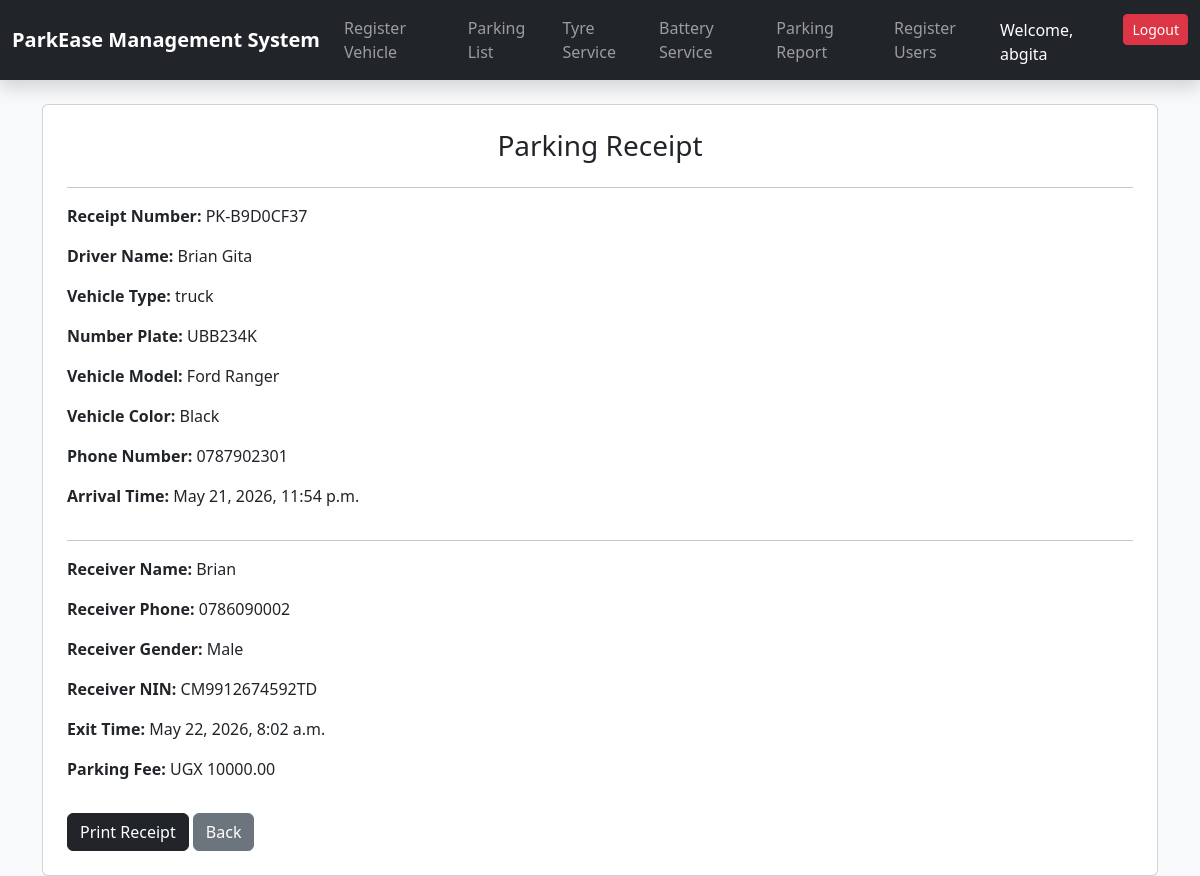
Screenshot of /receipt/2/ (signed in) with the database file from the repository.
### parking/models.py (models this page shows, shortened)
class Parking(models.Model):
    VEHICLE_TYPES = [
        ("truck", "Truck"),
        ("personal_car", "Personal Car"),
        ("taxi", "Taxi"),
        ("coaster", "Coaster"),
        ("boda_boda", "Boda-boda"),
    ]
    GENDER_CHOICES = [
        ("Male", "Male"),
        ("Female", "Female"),
    ]
    driver_name = models.CharField(max_length=100)
    vehicle_type = models.CharField(max_length=20, choices=VEHICLE_TYPES)
    number_plate = models.CharField(max_length=10)
    vehicle_model = models.CharField(max_length=100)
    vehicle_color = models.CharField(max_length=50)
    phone_number = models.CharField(max_length=15)
    nin_number = models.CharField(max_length=20, blank=True, null=True)
    arrival_time = models.DateTimeField(default=timezone.now)
    receipt_number = models.CharField(max_length=30, unique=True, blank=True)
    signed_out = models.BooleanField(default=False)
    receiver_name = models.CharField(max_length=100, blank=True, null=True)
    receiver_phone = models.CharField(max_length=15, blank=True, null=True)
    receiver_gender = models.CharField(max_length=10, choices=GENDER_CHOICES, blank=True, null=True)
    receiver_nin = models.CharField(max_length=20, blank=True, null=True)
    exit_time = models.DateTimeField(blank=True, null=True)
    parking_fee = models.DecimalField(max_digits=10, decimal_places=2, default=0)

### parking/views.py (the view)
# urls.py: path("receipt/<int:pk>/", views.parking_receipt, name="parking_receipt"),
@login_required
def parking_receipt(request, pk):
    parking = get_object_or_404(Parking, pk=pk)
    return render(request, "parking_receipt.html", {"parking": parking})

### parking/templates/parking_receipt.html (shortened to what this page needs)
{% extends "base.html" %}
{% block content %}
<div class="container mt-4">
    <div class="card p-4">
        <h3 class="text-center">Parking Receipt</h3>
        <hr>
        <p><strong>Receipt Number:</strong> {{ parking.receipt_number }}</p>
        <p><strong>Driver Name:</strong> {{ parking.driver_name }}</p>
        <p><strong>Vehicle Type:</strong> {{ parking.vehicle_type }}</p>
        <p><strong>Number Plate:</strong> {{ parking.number_plate }}</p>
        <p><strong>Vehicle Model:</strong> {{ parking.vehicle_model }}</p>
        <p><strong>Vehicle Color:</strong> {{ parking.vehicle_color }}</p>
        <p><strong>Phone Number:</strong> {{ parking.phone_number }}</p>
        <p><strong>Arrival Time:</strong> {{ parking.arrival_time }}</p>
        {% if parking.signed_out %}
            <hr>
            <p><strong>Receiver Name:</strong> {{ parking.receiver_name }}</p>
            <p><strong>Receiver Phone:</strong> {{ parking.receiver_phone }}</p>
            <p><strong>Receiver Gender:</strong> {{ parking.receiver_gender }}</p>
            <p><strong>Receiver NIN:</strong> {{ parking.receiver_nin }}</p>
            <p><strong>Exit Time:</strong> {{ parking.exit_time }}</p>
            <p><strong>Parking Fee:</strong> UGX {{ parking.parking_fee }}</p>
        {% else %}
            <p><strong>Status:</strong> Vehicle still parked</p>
        {% endif %}
        <div class="mt-3 no-print">
            <button onclick="window.print()" class="btn btn-dark">Print Receipt</button>
            <a href="{% url 'parking_list' %}" class="btn btn-secondary">Back</a>
        </div>
    </div>
</div>
{% endblock %}

### templates/navs.html (shortened to what this page needs)
<nav class="navbar navbar-expand-lg navbar-dark bg-dark shadow">
    <div class="container-fluid">
        <a class="navbar-brand fw-bold" href="{% url 'parking_list' %}">
            ParkEase Management System
        </a>
        <div class="collapse navbar-collapse" id="navbarNav">
            <ul class="navbar-nav">
                {% if user.groups.all.0.name == 'parking_attendant' or user.is_superuser %}
                <li class="nav-item">
                    <a class="nav-link" href="{% url 'parking_form' %}">Register Vehicle</a>
                </li>
                <li class="nav-item">
                    <a class="nav-link" href="{% url 'parking_list' %}">Parking List</a>
                </li>
                {% endif %}
                {% if user.groups.all.0.name == 'section_manager' or user.is_superuser %}
                <li class="nav-item">
                    <a class="nav-link" href="{% url 'tyre_service_list' %}">Tyre Service</a>
                </li>
                <li class="nav-item">
                    <a class="nav-link" href="{% url 'battery_service_list' %}">Battery Service</a>
                </li>
                {% endif %}
                {% if user.groups.all.0.name == 'admin' or user.is_superuser %}
                <li class="nav-item">
                    <a class="nav-link" href="{% url 'parking_report' %}">Parking Report</a>
                </li>
                <li class="nav-item">
                    <a class="nav-link" href="{% url 'register' %}">Register Users</a>
                </li>
                {% endif %}
            </ul>
            <ul class="navbar-nav ms-auto">
                {% if user.is_authenticated %}
                <li class="nav-item mt-1 me-3 text-white">
                    Welcome, {{ user.username }}
                </li>
                <li class="nav-item">
                    <form action="{% url 'logout' %}" method="POST">
                        <button type="submit" class="btn btn-danger btn-sm">
                            Logout
                        </button>
                    </form>
                </li>
                {% endif %}
            </ul>
        </div>
    </div>
</nav>

### rows the page displays
Parking: receipt_number "PK-B9D0CF37", driver_name "Brian Gita", vehicle_type "truck", number_plate "UBB234K", vehicle_model "Ford Ranger", vehicle_color "Black", phone_number "0787902301", arrival_time "May 21, 2026, 11:54 p.m.", receiver_name "Brian", receiver_phone "0786090002", receiver_gender "Male", receiver_nin "CM9912674592TD", exit_time "May 22, 2026, 8:02 a.m.", parking_fee "10000.00"

### other values shown
{{ user.username }} "abgita"
